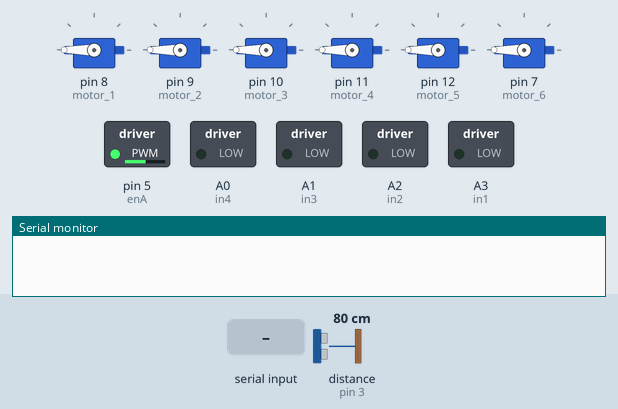
Simulated run of this sketch. Board: Arduino Uno, built with avr-gcc and run on an emulated ATmega328P. Parts: 6 × servo, switched loads named in the sketch (green lamp = pin HIGH), the last lines printed to the serial monitor. The test bench sets the inputs (shaded band); at power-on: distance to the obstacle (sensor on pin 3) 80 cm. The echo pulse lasts 58.3 µs per cm; pins used as bus, display or sensor lines are not drawn.

Above: at 2.2 s.
2.3 s: "1\n" received over Serial
At 2.47 s:
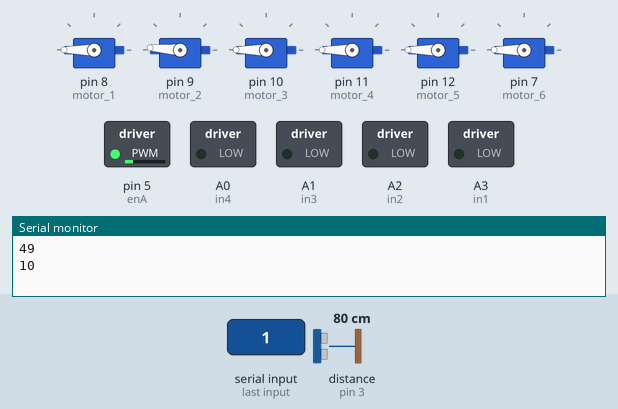
5.3 s: byte 1 (1) received over Serial
At 6.5 s:
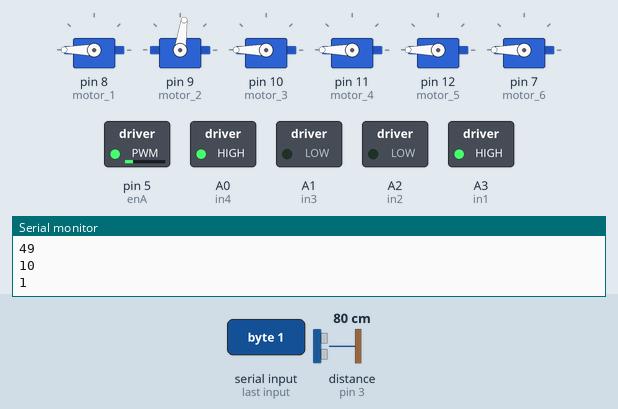
6.8 s: byte 2 (2) received over Serial
At 7.3 s:
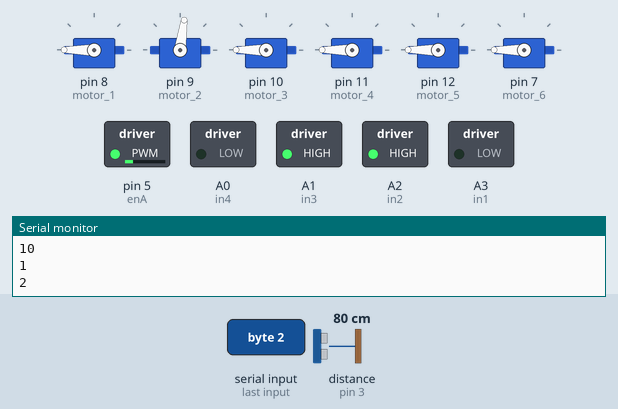
8.3 s: byte 3 (3) received over Serial
At 8.6 s:
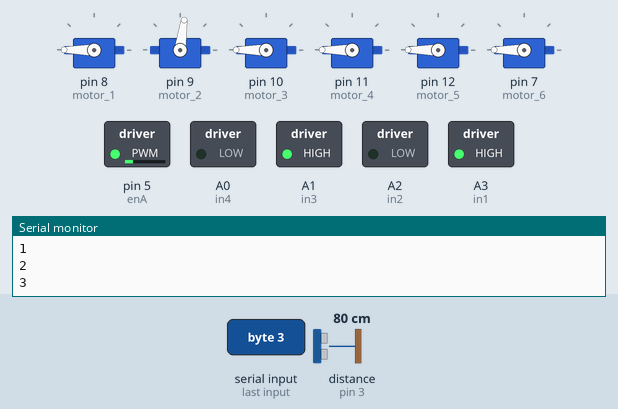
9.8 s: byte 4 (4) received over Serial
At 11.0 s:
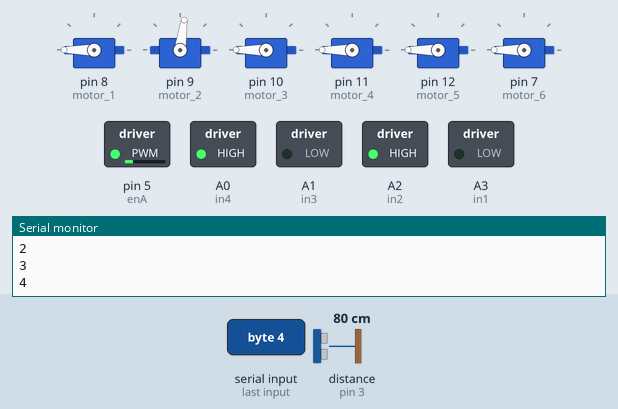
11.3 s: byte 9 (9) received over Serial
At 17.1 s:
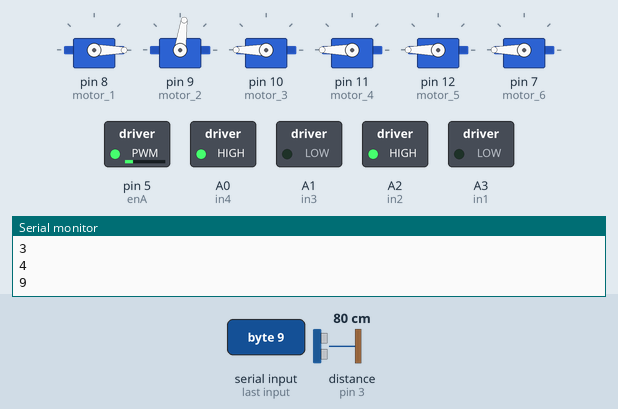
Timing chart, 0 to 17.6 s (numbered marks = the images above; inputs shaded):
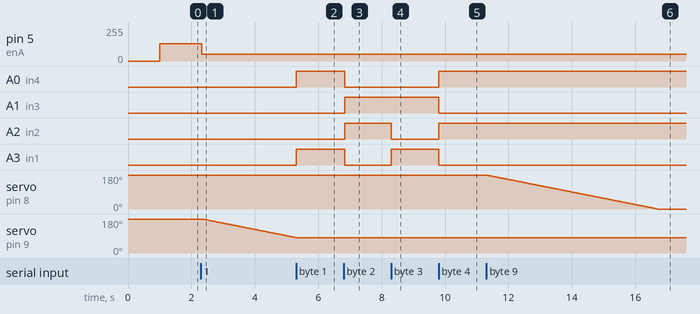

The sketch:

arm_robo_car.ino
```cpp
// defines pins numbers

// defines variables

#include <Servo.h>

Servo motor_1;
Servo motor_2;
Servo motor_3;
Servo motor_4;
Servo motor_5;
Servo motor_6;

#define enA 5  //Enable1 L298 Pin enA
#define in1 A3 //Motor1  L298 Pin in1
#define in2 A2 //Motor1  L298 Pin in1
#define in3 A1 //Motor2  L298 Pin in1
#define in4 A0 //Motor2  L298 Pin in1
#define enB 5  //Enable2 L298 Pin enB

int servo1 = 180;
int servo2 = 180;
int servo3 = 180;
int servo4 = 180;
int servo5 = 180;
int servo6 = 180;

int bt_data;
int Speed = 130;
long duration;
int distance;
const int trigPin = 2; //ultrasonic sensor trig
const int echoPin = 3; //ultrasonic sensor echo


void setup(){

  pinMode(trigPin, OUTPUT); // Sets the trigPin as an Output
  pinMode(echoPin, INPUT); // Sets the echoPin as an Input
  Serial.begin(9600); // Starts the serial communication

Serial.begin(9600); // initialize serial communication at 9600 bits per second:

motor_1.attach(8);
motor_2.attach(9);
motor_3.attach(10);
motor_4.attach(11);
motor_5.attach(12);
motor_6.attach(7);

motor_1.write(servo1);
motor_2.write(servo2);
motor_3.write(servo3);
motor_4.write(servo4);
motor_5.write(servo5);
motor_6.write(servo6);

pinMode(enA, OUTPUT); // declare as output for L298 Pin enA
pinMode(in1, OUTPUT); // declare as output for L298 Pin in1
pinMode(in2, OUTPUT); // declare as output for L298 Pin in2
pinMode(in3, OUTPUT); // declare as output for L298 Pin in3
pinMode(in4, OUTPUT); // declare as output for L298 Pin in4
pinMode(enB, OUTPUT); // declare as output for L298 Pin enB

delay(1000);
}

void loop(){


//if some date is sent, reads it and saves in state

if(Serial.available() > 0){
bt_data = Serial.read();
Serial.println(bt_data);
if(bt_data > 20){Speed = bt_data;}
}

analogWrite(enA, Speed); // Write The Duty Cycle 0 to 255 Enable Pin A for Motor1 Speed
analogWrite(enB, Speed); // Write The Duty Cycle 0 to 255 Enable Pin B for Motor2 Speed


     if(bt_data == 1){
       if(distances()>10){
         forword();
         }
         else{
           Stop();
         }
         delay(2);
      }  // if the bt_data is '1' the DC motor will go forward
else if(bt_data == 2){backword();}  // if the bt_data is '2' the motor will Reverse
else if(bt_data == 3){turnLeft();}  // if the bt_data is '3' the motor will turn left
else if(bt_data == 4){turnRight();} // if the bt_data is '4' the motor will turn right
else if(bt_data == 5){Stop(); }     // if the bt_data '5' the motor will Stop

else if(bt_data == 6){turnLeft();  delay(400);  bt_data = 5;}
else if(bt_data == 7){turnRight(); delay(400);  bt_data = 5;}

else if (bt_data == 8){
if(servo1<180){servo1 = servo1+1;}
motor_1.write(servo1);
}
else if (bt_data == 9){
if(servo1>0){servo1 = servo1-1;}
motor_1.write(servo1);
}

else if (bt_data == 10){
if(servo2>0){servo2 = servo2-1;}
motor_2.write(servo2);
}
else if (bt_data == 11){
if(servo2<180){servo2 = servo2+1;}
motor_2.write(servo2);
}

else if(bt_data == 12){
if(servo3>0){servo3 = servo3-1;}
motor_3.write(servo3);
}
else if (bt_data == 13){
if(servo3<180){servo3 = servo3+1;}
motor_3.write(servo3);
}

else if (bt_data == 14){
if(servo4<180){servo4 = servo4+1;}
motor_4.write(servo4);
}
else if(bt_data == 15){
if(servo4>0){servo4 = servo4-1;}
motor_4.write(servo4);
}

else if (bt_data == 16){
if(servo5>90){servo5 = servo5-1;}
motor_5.write(servo5);
}
else if (bt_data == 17){
if(servo5<150){servo5 = servo5+1;}
motor_5.write(servo5);
}
else if (bt_data == 18){
if(servo6>90){servo6 = servo6-1;}
motor_6.write(servo6);
}
else if (bt_data == 19){
if(servo6<150){servo6 = servo6+1;}
motor_6.write(servo6);
}

delay(30);
}


void forword(){  //forword
digitalWrite(in1, HIGH); //Right Motor forword Pin
digitalWrite(in2, LOW);  //Right Motor backword Pin
digitalWrite(in3, LOW);  //Left Motor backword Pin
digitalWrite(in4, HIGH); //Left Motor forword Pin
}

void backword(){ //backword
digitalWrite(in1, LOW);  //Right Motor forword Pin
digitalWrite(in2, HIGH); //Right Motor backword Pin
digitalWrite(in3, HIGH); //Left Motor backword Pin
digitalWrite(in4, LOW);  //Left Motor forword Pin
}

void turnRight(){ //turnRight
digitalWrite(in1, LOW);  //Right Motor forword Pin
digitalWrite(in2, HIGH); //Right Motor backword Pin
digitalWrite(in3, LOW);  //Left Motor backword Pin
digitalWrite(in4, HIGH); //Left Motor forword Pin
}

void turnLeft(){ //turnLeft
digitalWrite(in1, HIGH); //Right Motor forword Pin
digitalWrite(in2, LOW);  //Right Motor backword Pin
digitalWrite(in3, HIGH); //Left Motor backword Pin
digitalWrite(in4, LOW);  //Left Motor forword Pin
}

void Stop(){ //stop
digitalWrite(in1, LOW); //Right Motor forword Pin
digitalWrite(in2, LOW); //Right Motor backword Pin
digitalWrite(in3, LOW); //Left Motor backword Pin
digitalWrite(in4, LOW); //Left Motor forword Pin
}

int distances(){  // Clears the trigPin
  digitalWrite(trigPin, LOW);
  delayMicroseconds(2);
  // Sets the trigPin on HIGH state for 10 micro seconds
  digitalWrite(trigPin, HIGH);
  delayMicroseconds(10);
  digitalWrite(trigPin, LOW);
  // Reads the echoPin, returns the sound wave travel time in microseconds
  duration = pulseIn(echoPin, HIGH);
  // Calculating the distance
  distance = duration * 0.034 / 2;
  return distance;
  // Prints the distance on the Serial Monitor
  Serial.print("Distance: ");
  Serial.println(distance);
}
```

Measured:
- after the input at 2.3 s, pin 5 (enA): 130/255 → 49/255 at once; servo on pin 9 (motor_2): moves from 180° to 82° over 2.9 s, starting after 0.05 s
- after the input at 5.3 s, A0 (in4), A3 (in1): LOW → HIGH at once; servo on pin 9 (motor_2): stays 82° (without the input it goes to 81° after 0.00 s)
- after the input at 6.8 s, A0 (in4), A3 (in1): HIGH → LOW at once; A1 (in3), A2 (in2): LOW → HIGH at once
- after the input at 8.3 s, A2 (in2): HIGH → LOW at once; A3 (in1): LOW → HIGH at once
- after the input at 9.8 s, A0 (in4), A2 (in2): LOW → HIGH at once; A1 (in3), A3 (in1): HIGH → LOW at once
- after the input at 11.3 s, servo on pin 8 (motor_1): moves from 180° to 0° over 5.4 s, starting at once
